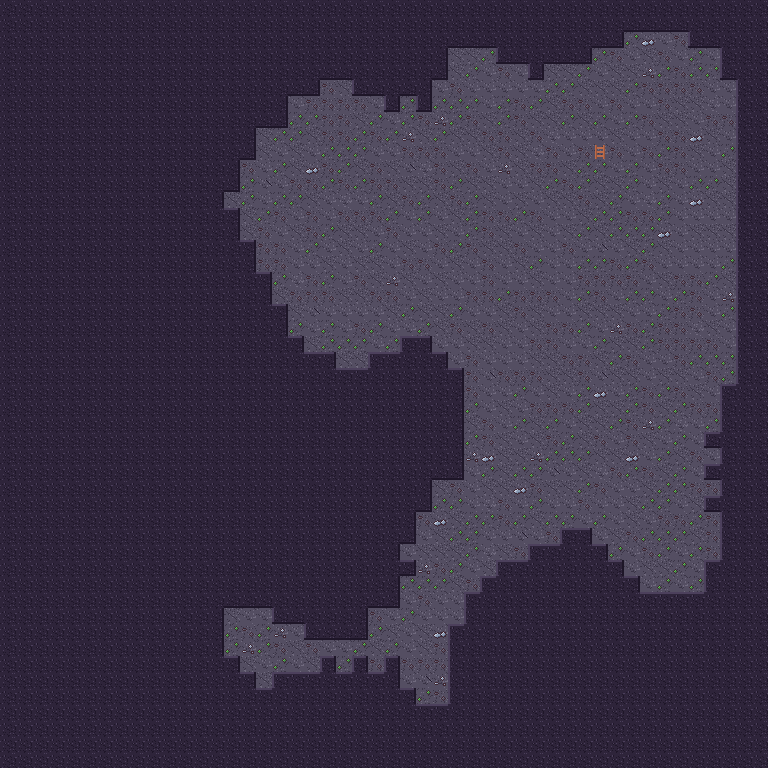

The image is a tile-based game level rendered from a .tmx file. Its description and source (layers, tilesets, objects; grid data summarised) follow:
An orthogonal 48x48 tile map with 16x16 px tiles, 3 tile layers (Back, Buildings, Front).

<map version="1.4" tiledversion="1.4.2" orientation="orthogonal" renderorder="right-down" compressionlevel="0" width="48" height="48" tilewidth="16" tileheight="16" infinite="0" nextlayerid="4" nextobjectid="1">
  <properties />
  <tileset firstgid="1" name="cave" tilewidth="16" tileheight="16" tilecount="48" columns="16">
    <image source="../cave.png" width="256" height="48" />
    <tile id="1">
      <properties>
        <property name="Passable" type="string" value="F" />
      </properties>
    </tile>
    <tile id="16">
      <properties>
        <property name="Passable" type="string" value="F" />
      </properties>
    </tile>
    <tile id="17">
      <properties>
        <property name="Passable" type="string" value="F" />
      </properties>
    </tile>
    <tile id="18">
      <properties>
        <property name="Passable" type="string" value="F" />
      </properties>
    </tile>
    <tile id="19">
      <properties>
        <property name="Passable" type="string" value="F" />
      </properties>
    </tile>
    <tile id="20">
      <properties>
        <property name="Passable" type="string" value="F" />
      </properties>
    </tile>
    <tile id="21">
      <properties>
        <property name="Passable" type="string" value="F" />
      </properties>
    </tile>
    <tile id="22">
      <properties>
        <property name="Passable" type="string" value="F" />
      </properties>
    </tile>
    <tile id="23">
      <properties>
        <property name="Passable" type="string" value="F" />
      </properties>
    </tile>
    <tile id="24">
      <properties>
        <property name="Passable" type="string" value="F" />
      </properties>
    </tile>
    <tile id="25">
      <properties>
        <property name="Passable" type="string" value="F" />
      </properties>
    </tile>
    <tile id="26">
      <properties>
        <property name="Passable" type="string" value="F" />
      </properties>
    </tile>
    <tile id="27">
      <properties>
        <property name="Passable" type="string" value="F" />
      </properties>
    </tile>
    <tile id="28">
      <properties>
        <property name="Passable" type="string" value="F" />
      </properties>
    </tile>
    <tile id="29">
      <properties>
        <property name="Passable" type="string" value="F" />
      </properties>
    </tile>
    <tile id="30">
      <properties>
        <property name="Passable" type="string" value="F" />
      </properties>
    </tile>
    <tile id="31">
      <properties>
        <property name="Passable" type="string" value="F" />
      </properties>
    </tile>
  </tileset>
  <layer id="1" name="Back" width="48" height="48" opacity="1" offsetx="0" offsety="0">
   <data>[2304 cells, 2304 non-empty, 9 distinct tile ids]</data>
  </layer>
  <layer id="2" name="Buildings" width="48" height="48" opacity="1" offsetx="0" offsety="0">
   <data>[2304 cells, 1494 non-empty, 13 distinct tile ids]</data>
  </layer>
  <layer id="3" name="Front" width="48" height="48" opacity="1" offsetx="0" offsety="0">
   <data>[2304 cells, 0 non-empty, 0 distinct tile ids]</data>
  </layer>
</map>
